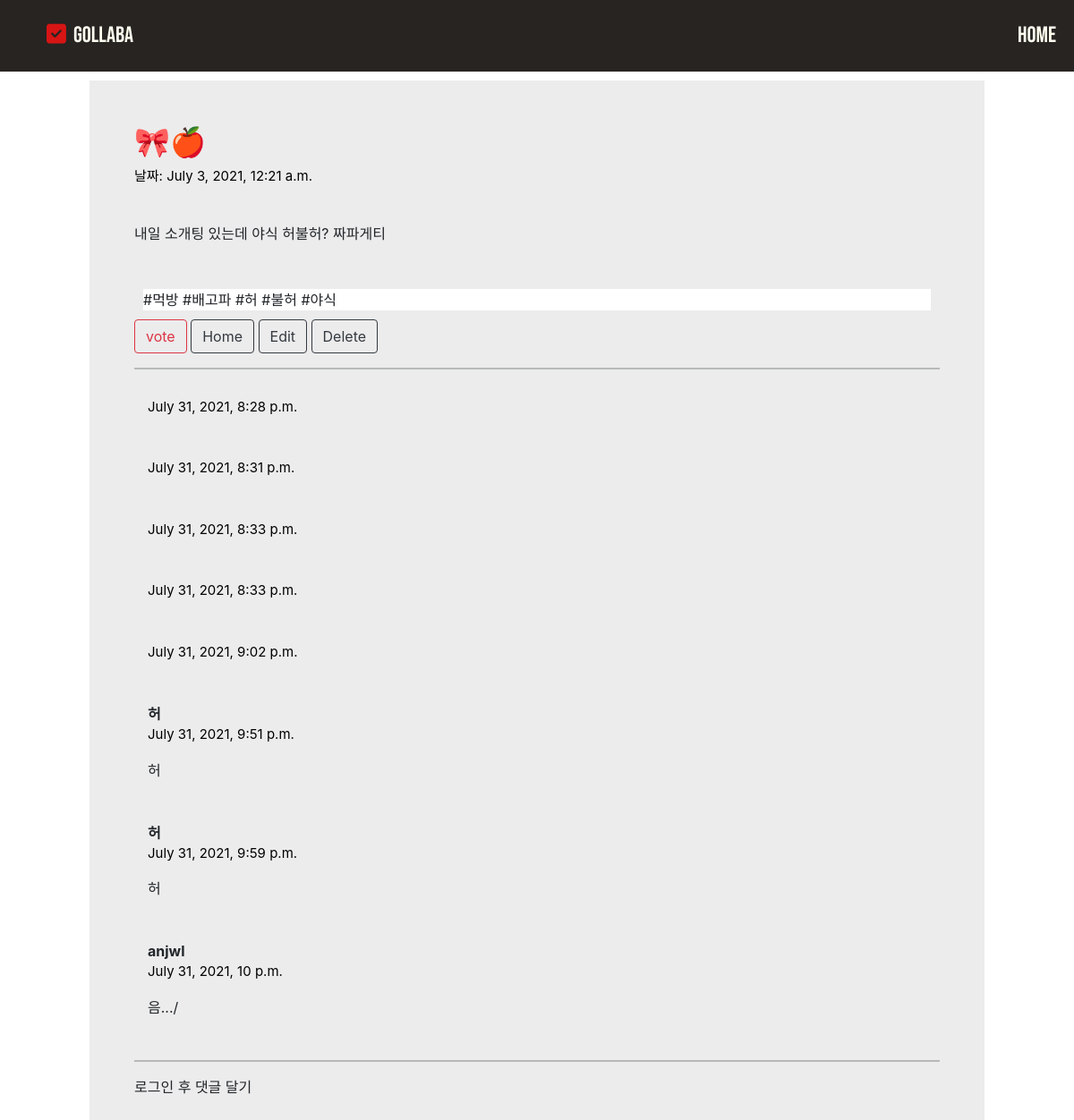
Page /blog/2 on the committed database.
### blog/models.py (models this page shows, shortened)
class Blog(models.Model):
    title = models.CharField(max_length=200)
    pub_date = models.DateTimeField('date published')
    body = models.TextField()
    hashtag = models.ManyToManyField(HashTag)

class HashTag(models.Model):
    hashtag_name = models.CharField(max_length=100)
    def __str__(self):
        return self.hashtag_name

class Comment(models.Model):
    post = models.ForeignKey(
        Blog, related_name='comments', on_delete=models.CASCADE, null=True)
    author_name = models.CharField(max_length=20)
    comment_text = models.TextField()
    created_at = models.DateTimeField(default=timezone.now)

### blog/views.py (the view)
# urls.py: path("blog/<int:blog_id>", blog.detail, name="detail"),
def detail(request, blog_id):
    blog_detail = get_object_or_404(Blog, pk=blog_id)
    comments = Comment.objects.filter(post=blog_id)
    blog_hashtag = blog_detail.hashtag.all()
    if request.method == "POST":
        comment = Comment()
        comment.post = blog_detail
        comment.comment_text = request.POST['body']
        comment.date = timezone.now()
        comment.save()
    return render(request, 'detail.html', {'blog': blog_detail, 'comments': comments, 'hashtags': blog_hashtag})

### blog/templates/detail.html (shortened to what this page needs)
{% load static %}
<!DOCTYPE html>
<html lang="en">
<head>
    <link href="https://cdn.jsdelivr.net/npm/bootstrap@5.0.0/dist/css/bootstrap.min.css" rel="stylesheet">
    <link rel="stylesheet" href="{% static 'css/detail.css' %}" type="text/css">
    <link rel="stylesheet" href="{% static 'css/main.css' %}" type="text/css">
    <link rel="stylesheet" href="https://stackpath.bootstrapcdn.com/bootstrap/4.3.1/css/bootstrap.min.css">
    <link href="https://cdn.jsdelivr.net/npm/bootstrap@5.0.0/dist/css/bootstrap.min.css" rel="stylesheet">
    <link rel="stylesheet" href="https://cdn.jsdelivr.net/npm/bootstrap-icons@1.5.0/font/bootstrap-icons.css">
    <link rel="stylesheet" href="https://stackpath.bootstrapcdn.com/bootstrap/4.1.3/css/bootstrap.min.css">
</head>
<body>
    <nav class="navbar">
        <ul class="navbar_logo">
            <li><a href="#"><i class="fas fa-check-square"></i></a></li>
            <li><a href="{% url 'home' %}" id="rr">Gollaba</a></li>
        </ul>
        <ul class="navbar_menu">
            <li><a href="{% url 'home' %}">HOME</a></li>
    </nav>
    <div class="content-box">
        <div class="blank1">
        </div>
        <div class="outer">
            <div class="title">
                <h2>{{ blog.title }}</h2>
                <p class="date">날짜: {{ blog.pub_date }}</p>
            </div>
            <br>
            <div class="body">
                <p>{{ blog.body }}</p>
            </div>
            <br>
            <p class="hashtag">
                {% for hashtag in hashtags.all %}
                #{{ hashtag }}
                {% endfor %}
            </p>
            <div class="buttons">
                <a class="btn btn-outline-danger" href="{% url 'main' %}">vote</a>
                <a href="{% url 'home' %}" class="btn btn-outline-dark" >Home</a>
                <a href="{% url 'edit' blog.id %}" class="btn btn-outline-dark">Edit</a>
                <a href="{% url 'delete' blog.id %}" class="btn btn-outline-dark">Delete</a>
            </div>
            <hr>
            {% for comment in blog.comments.all %}
            <div class="comment">
                <strong> {{ comment.author_name }}</strong>
                <div class="date">  {{ comment.created_at }}</div>
                <p> {{comment.comment_text|linebreaks }}</p>
            </div>
            {% empty %}
            <p>댓글을 달아주세요 :)</p>
            {% endfor %}
            <hr>
            {% if not user.is_authenticated %}
                <p>로그인 후 댓글 달기</p>
            {% endif %}
                </div>
                <div class="blank2">
                </div>
            </div>
    </body>
</html>

### blog/static/css/detail.css (style rules this page uses)
.content-box { display: grid; grid-template-columns: 1fr 2fr 1fr; }
.outer { width: 1000px; background-color: rgb(236, 236, 236); padding: 5%; }
.title { display: grid; width: 1000px; }
.body { display: grid; width: 1000px; }
.date { font-size: 15px; color: black; }
.comment { border: 1px; border-style: none; padding: 15px; }
.outer > .hashtag { margin: 10px; background-color:rgb(255, 255, 255); }
.content-box { margin: 10px; }

### blog/static/css/main.css (style rules this page uses)
* { list-style: none; text-decoration: none; margin: 0px; padding: 0px; }
.navbar { font-family: 'Bebas Neue', cursive; display: flex; justify-content: space-around; align-items: center; width: 100%; height: 80px; background-color: #272422; font-size: 25px; text-align: center; }
.navbar_logo { display : flex; list-style: none; margin: 0; }
.navbar_logo li { padding: 4px; margin: 0; }
.navbar_logo li a { color: #D71514; margin: 0; }
#rr { color: ivory; }
.navbar_menu { display : flex; list-style: none; margin:0; justify-content: center; text-align: center; align-items: center; }
.navbar_menu li { padding: 4px; margin: 0; text-align: center; justify-content: center; align-items: center; }
.navbar_menu li a { color: ivory; }

### rows in the picture
Blog: title "🎀🍎", pub_date "July 3, 2021, 12:21 a.m.", body "내일 소개팅 있는데 야식 허불허? 짜파게티"
HashTag: hashtag_name "먹방"
HashTag: hashtag_name "배고파"
HashTag: hashtag_name "허"
HashTag: hashtag_name "불허"
HashTag: hashtag_name "야식"
Comment: created_at "July 31, 2021, 8:28 p.m."
Comment: created_at "July 31, 2021, 8:31 p.m."
Comment: created_at "July 31, 2021, 8:33 p.m."
Comment: created_at "July 31, 2021, 8:33 p.m."
Comment: created_at "July 31, 2021, 9:02 p.m."
Comment: author_name "허", created_at "July 31, 2021, 9:51 p.m.", comment_text "허"
Comment: author_name "허", created_at "July 31, 2021, 9:59 p.m.", comment_text "허"
Comment: author_name "anjwl", created_at "July 31, 2021, 10 p.m.", comment_text "음.../"
